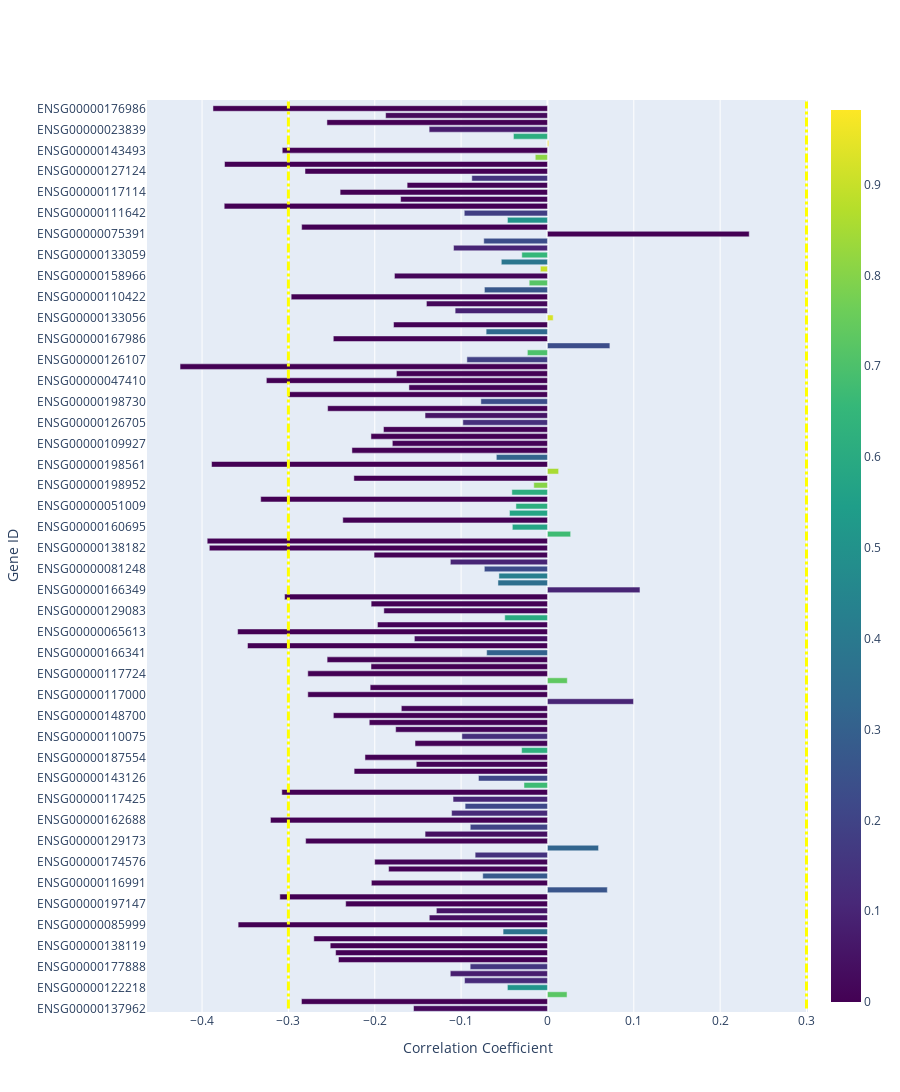

Write notebook code for a chart like this one.
### Code cell
gene_names = list(gene_data_dict.keys())
# Create the bar chart
fig = go.Figure(go.Bar(
    x=correlation_list1,
    y=gene_names,
    orientation='h',  # Horizontal bar chart
    marker=dict(color=p_value_list1, coloraxis="coloraxis")  # Color based on the correlation factor
))
fig.add_shape(
    type="line",
    x0=0.3, y0=0, x1=0.3, y1=len(gene_names),
    line=dict(color="yellow", width=3, dash="dashdot"),
)

fig.add_shape(
    type="line",
    x0=-0.3, y0=0, x1=-0.3, y1=len(gene_names),
    line=dict(color="yellow", width=3, dash="dashdot"),
)

# Update layout for better visualization
fig.update_layout(
    xaxis_title="Correlation Coefficient",
    yaxis_title="Gene ID",
    coloraxis=dict(colorscale='Viridis'),  # Red for higher, blue for lower values
    height=1200  # Adjust height based on the number of genes to avoid squeezing
)

fig.show()
# fig.write_image('nabla_ens_cc_bar.pdf')

### Figure 1 — Plotly figure (JSON) as saved in the notebook; plotly's stock layout.template omitted (floating-point values rounded to 4 significant figures; data arrays with more than 128 entries replaced by an {"elided": "..."} marker saying what was removed)
{"data": [{"marker": {"color": {"elided": "130 float values"}, "coloraxis": "coloraxis"}, "orientation": "h", "type": "bar", "x": {"elided": "130 float values"}, "y": {"elided": "130 str values"}}], "layout": {"coloraxis": {"colorscale": [[0, "#440154"], [0.1111, "#482878"], [0.2222, "#3e4989"], [0.3333, "#31688e"], [0.4444, "#26828e"], [0.5556, "#1f9e89"], [0.6667, "#35b779"], [0.7778, "#6ece58"], [0.8889, "#b5de2b"], [1, "#fde725"]]}, "height": 1200, "shapes": [{"line": {"color": "yellow", "dash": "dashdot", "width": 3}, "type": "line", "x0": 0.3, "x1": 0.3, "y0": 0, "y1": 130}, {"line": {"color": "yellow", "dash": "dashdot", "width": 3}, "type": "line", "x0": -0.3, "x1": -0.3, "y0": 0, "y1": 130}], "xaxis": {"title": {"text": "Correlation Coefficient"}}, "yaxis": {"title": {"text": "Gene ID"}}}}
